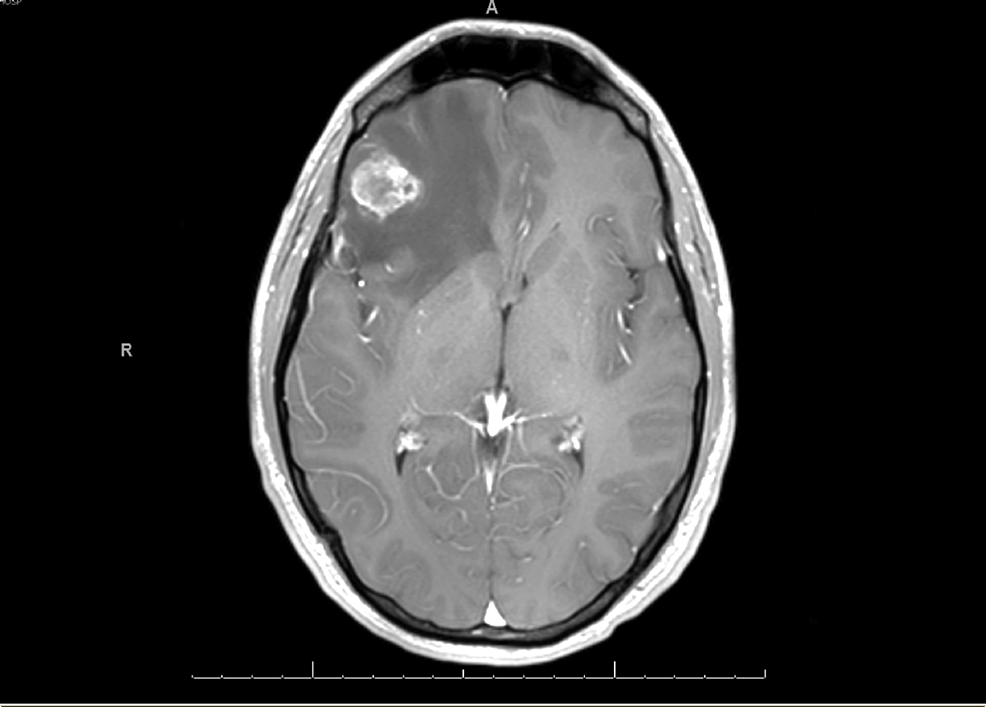
#> input picture image.png, 986 x 707 px, found by its file name
$ jupyter execute --allow-errors Braintumor_code.ipynb   (shell and % lines are left out)
#> lines starting #> are read from the running program, lines starting #| are printed output that depends on the picture; after the words box and inside, x2 and y2 are one past the last pixel; in counts of white or black regions, pixels touching at a corner belong together
## Required libraries

[cell 1]
import numpy as np
import pandas as pd
import matplotlib.pyplot as plt
from skimage import io

[cell 2]
img=io.imread("C:/Users/DELL/Downloads/Brain_tumor/image.png",as_gray=True)
#> img: shape (707, 986) float64; min 0, max 1, mean 0.208
plt.imshow(img)

[cell 3]
img.shape
#> Out = (707, 986)

[cell 4]
image=io.imread("C:/Users/DELL/Downloads/Brain_tumor/image.png",as_gray=True)
plt.imshow(image)

[cell 5]
image.shape
#> Out = (707, 986)

[cell 6]
plt.imshow(img,cmap='gray')

#> (a cell that did not finish here is left out)

# Image enhancement

[cell 8]
from PIL import Image, ImageEnhance

# Opening Image
im = Image.open(r"C:/Users/DELL/Downloads/Brain_tumor/image.png")

# Creating object of Color class
im3 = ImageEnhance.Color(im)

# showing resultant image
im4=im3.enhance(5.0)
plt.imshow(im4)

# Filtering

[cell 9]
img2=np.uint8(img*255)

[cell 10]
import random
import cv2

def add_noise(im,percentage):
#> called with percentage = 10
    row,col,*_ = im.shape
#> row = 707; col = 986
    number_of_pixels = int(percentage*row*col/100)
#> number_of_pixels = 69710
    for i in range(number_of_pixels):
        y_coord=random.randint(0, row - 1)
        x_coord=random.randint(0, col - 1)
        im[y_coord][x_coord] = 255
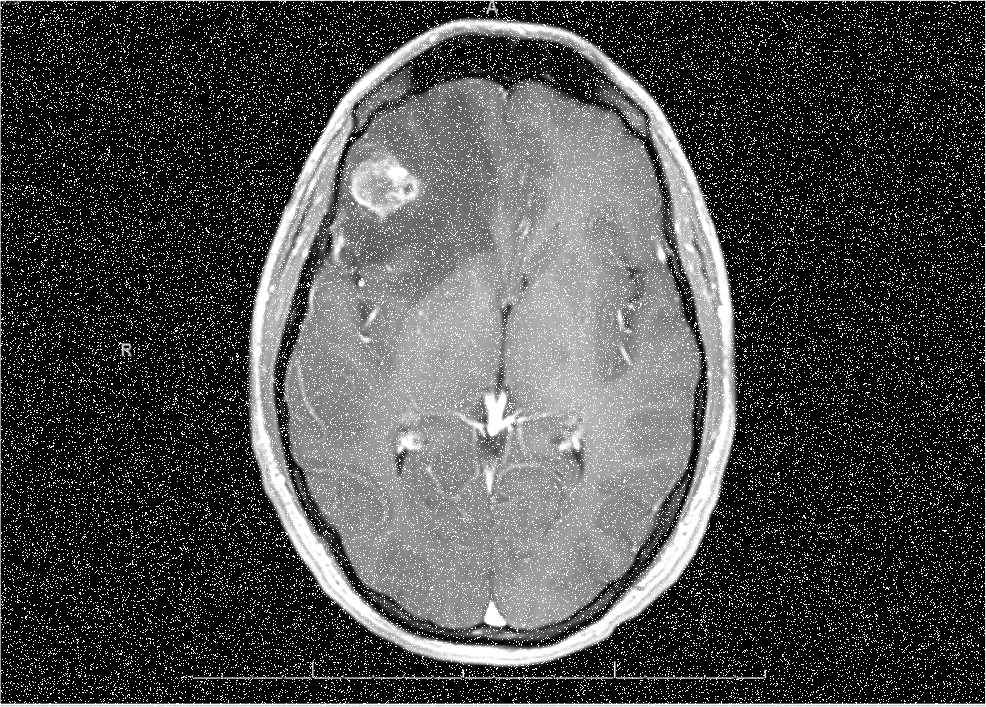
#> im: shape (707, 986); min 0, max 255, mean 72.3

    for i in range(number_of_pixels):
        y_coord=random.randint(0, row - 1)
        x_coord=random.randint(0, col - 1)
        im[y_coord][x_coord] = 0
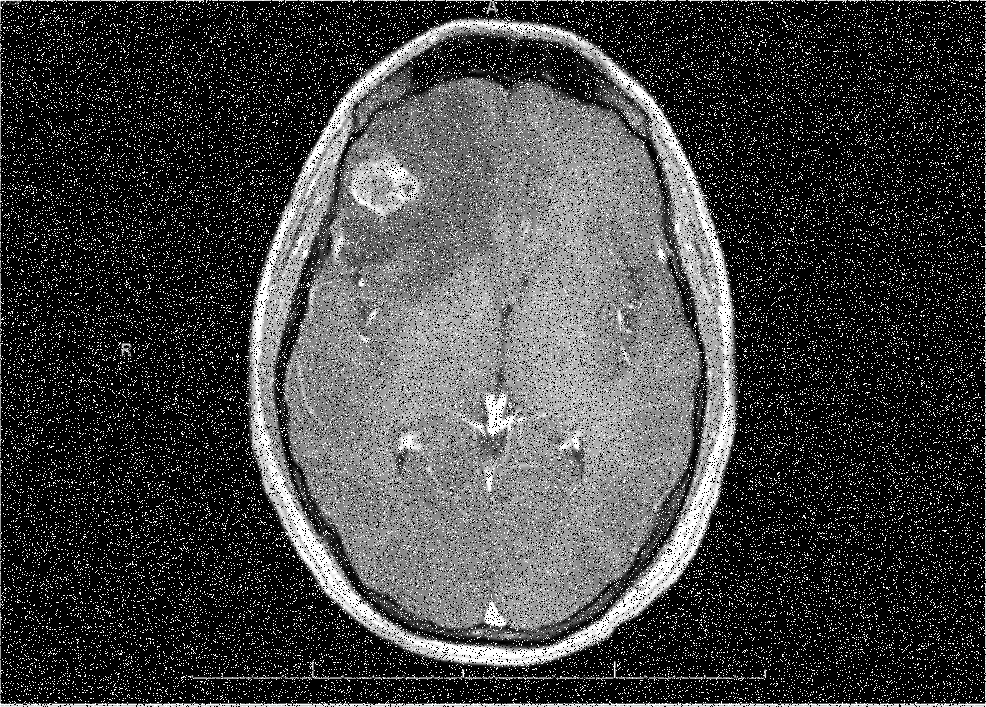
#> im: shape (707, 986); 4.14% of pixels changed, all inside (x1, y1, x2, y2) = (0, 0, 986, 707)
    return im

[cell 11]
spn = add_noise(img2,10)

plt.imshow(spn,cmap='gray')

[cell 12]
pi_median = cv2.medianBlur(spn,3)
plt.imshow(pi_median,cmap='gray')

# Threshould

[cell 13]
# Importing Necessary Libraries
# Displaying the sample image - Monochrome Format
#from skimage import data

# Sample Image of scikit-image package
#img = data.coffee()
#image = rgb2gray(coffee)

# Setting the plot size to 15,15
plt.figure(figsize=(15, 15))

for i in range(10):

  # Iterating different thresholds
  binarized_gray = (image > i*0.1)*1
  plt.subplot(10,4,i+1)

  # Rounding of the threshold
  # value to 1 decimal point
  plt.title("Threshold: >"+str(round(i*0.1,1)))

  # Displaying the binarized image
  # of various thresholds
  plt.imshow(binarized_gray, cmap = 'gray')
#> this loop made 10 passes
#> pass 1, `binarized_gray = (image > i*0.1)*1`:
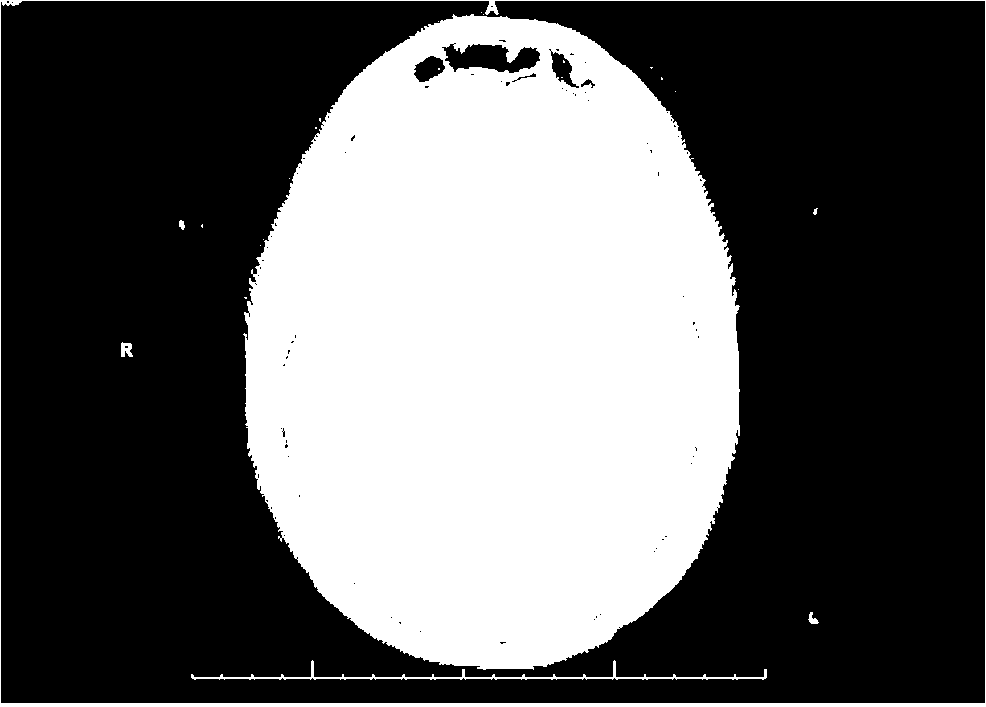
#> binarized_gray: shape (707, 986) int64; values 0 (black) and 1 (white), 37.6% white; 24 white regions (17 under 20 px), largest, box (x1, y1, x2, y2) and area: (243, 14, 740, 670) 253531, (0, 0, 986, 707) 6516, (191, 660, 767, 680) 1465
#> pass 2, `binarized_gray = (image > i*0.1)*1`:
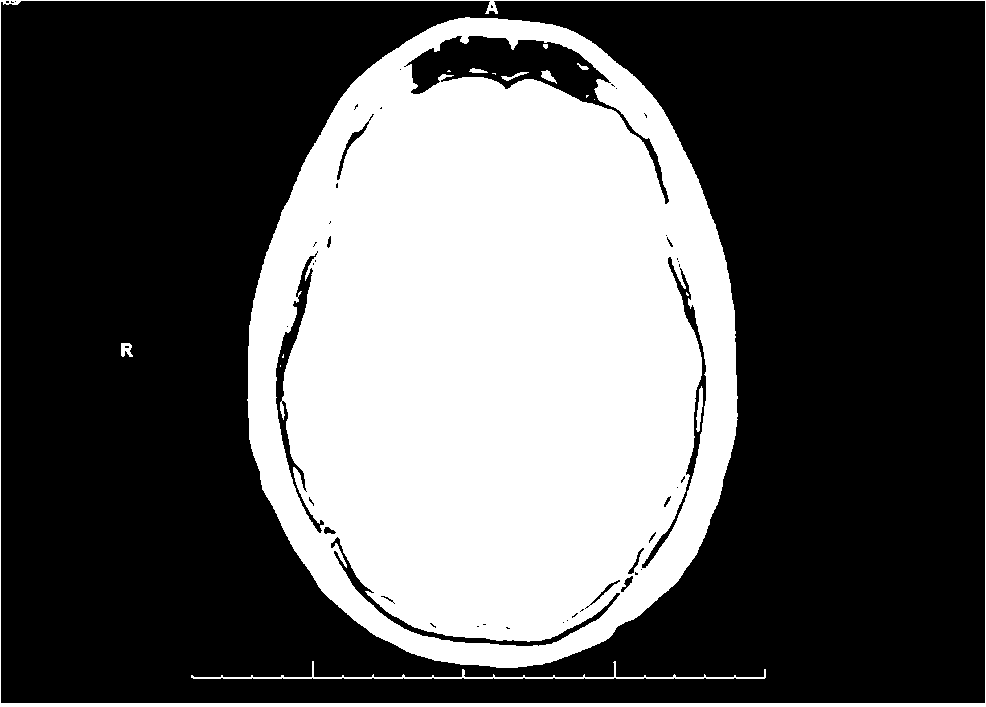
#> binarized_gray: shape (707, 986) int64; values 0 (black) and 1 (white), 35.3% white; 17 white regions (7 under 20 px), largest, box (x1, y1, x2, y2) and area: (247, 17, 738, 668) 237578, (0, 0, 986, 707) 6477, (191, 661, 766, 679) 1298
#> pass 3, `binarized_gray = (image > i*0.1)*1`:
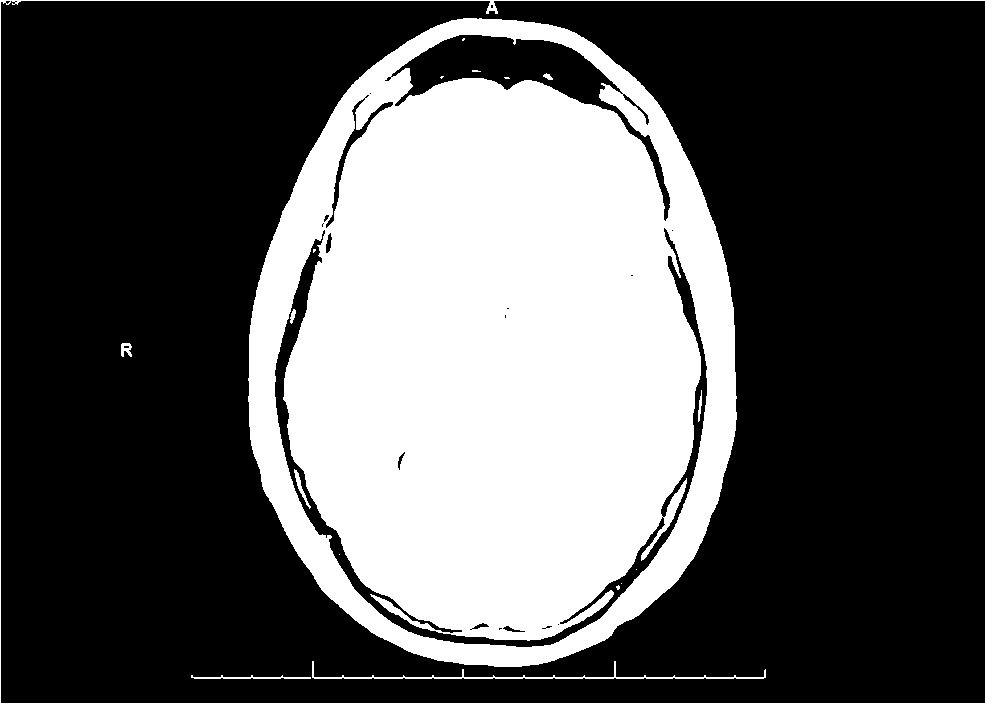
#> binarized_gray: shape (707, 986) int64; values 0 (black) and 1 (white), 34.2% white; 18 white regions (9 under 20 px), largest, box (x1, y1, x2, y2) and area: (248, 18, 737, 667) 230193, (0, 0, 986, 707) 6455, (312, 661, 766, 679) 1015

plt.tight_layout()
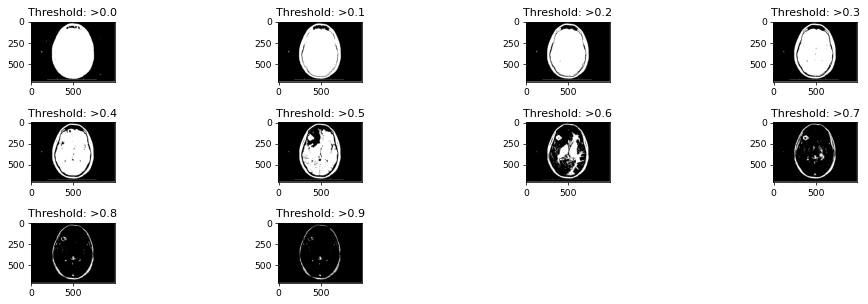
#> figure drawn by matplotlib, 10 panels
